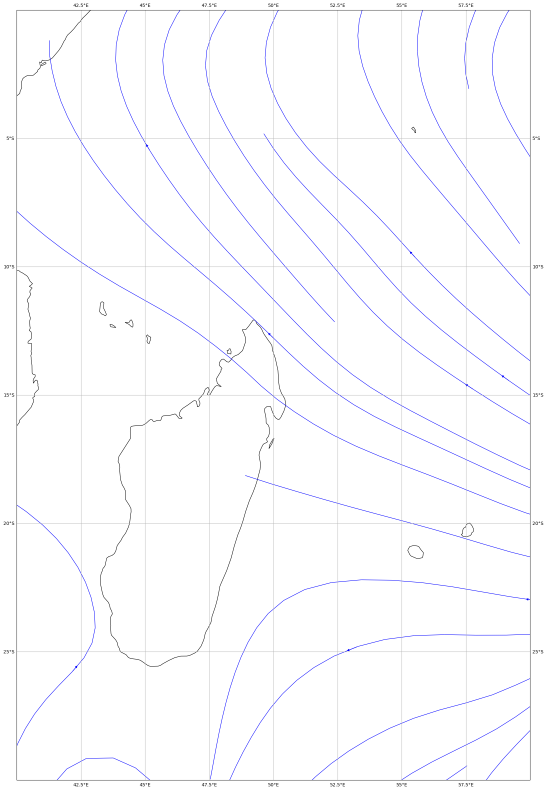
#> input picture Images/quiver_streamline/Streamline_Fig0.png, 1640 x 2371 px (shown at 1/3 size); its folder holds 4 pictures in this run
$ jupyter execute --allow-errors StreamLine.ipynb
#> lines starting #> are read from the running program, lines starting #| are printed output that depends on the picture
[cell 1]
import pandas as pd;
import numpy as np;
import matplotlib.pyplot as plt;
import glob;
import cartopy.crs as ccrs
import re
from matplotlib.animation import FuncAnimation
from PIL import Image
BAD_FLAG = -1.e+34

[cell 2]
files_zonal = ['./Data/Zonal/May30-2013Z.txt','./Data/Zonal/Jun30-2013Z.txt','./Data/Zonal/Jul15-2013Z.txt','./Data/Zonal/Jul31-2013Z.txt','./Data/Zonal/Aug31-2013Z.txt']
files_meridonal = ['./Data/Meridonal/May30-2013M.txt','./Data/Meridonal/Jun30-2013M.txt', './Data/Meridonal/Jul15-2013M.txt', './Data/Meridonal/Jul31-2013M.txt',  './Data/Meridonal/Aug31-2013M.txt']
df_list_M = []
df_list_Z = []
print(files_zonal)
print(files_meridonal)

[cell 3]
def read_dataset(name):

    f = open(name)
    lines = f.readlines()
    lines = lines[7:]

    splitted_dict = {}

    for i in lines:
        i = i.strip()
        line = re.split(r'[\t\n]',i)
        # print(line)
        if (line[-1].find("** line too long **") or line[-1] == "** line too long **"):
            line.pop()

        temp = []
        for j in range(1, len(line)):
            if float(line[j]) == BAD_FLAG:
                temp.append(0)
            else:
                temp.append(float(line[j]))

        splitted_dict[line[0]] = temp

    rain = []
    for i in splitted_dict.keys():
        temp = []
        j = 0
        while (j<len(splitted_dict[i])):
            temp.append(splitted_dict[i][j])
            j+=1
        while (j<720):
            temp.append(0)
            j+=1
        rain.append(temp)

    if len(lines)<360:
        for i in range(0,360-len(lines)):
            temp = [0]*720
            rain.append(temp)

    rain = np.array(rain)
    return rain

#> (a cell that did not finish here is left out)

#> (a cell that did not finish here is left out)

#> (a cell that did not finish here is left out)

[cell 7]
i=0
#> (the rest of this cell did not finish here and is left out)

[cell 8]
files = glob.glob("../Images/quiver_streamline/Streamline*.png")
files.sort()
print(files)
image_array = []
for my_file in files:

    image = Image.open(my_file)
#> image is the input picture: PIL image 1640x2371 RGBA; mean R, G, B, A 251.5, 251.5, 253.3, 255
    image_array.append(image)

# print('image_arrays shape:', np.array(image_array).shape)


fig, ax = plt.subplots()
ax.axis('off')  # Hide the axis
ax.set_frame_on(False)
# Set the initial image
im = ax.imshow(image_array[0],animated=True)

[cell 9]
def update(i):
    im.set_array(image_array[i])
    return im,

[cell 10]
animation_fig = FuncAnimation(fig, update, frames=len(image_array), interval=200, blit=True,repeat_delay=10,)

# Show the animation
plt.show()
animation_fig.save("../Images/quiver_streamline/animated_streamline.gif")
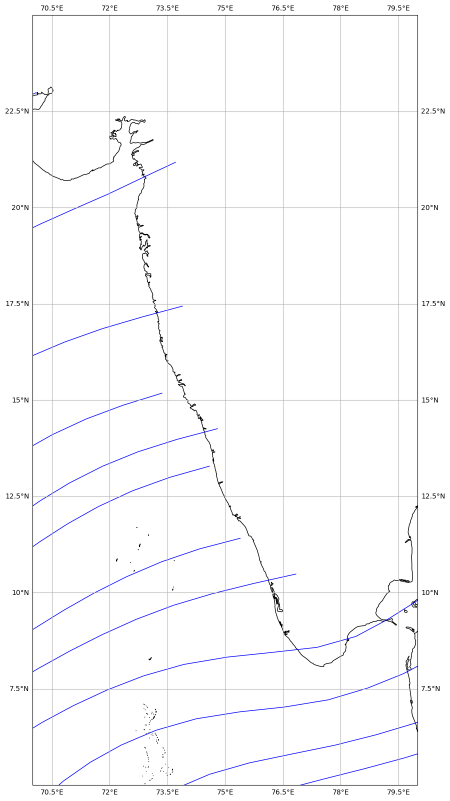
#> shown: shape (1601, 900, 4) (shown at 1/2 size); mean R, G, B, A 250.3, 250.3, 251.6, 255
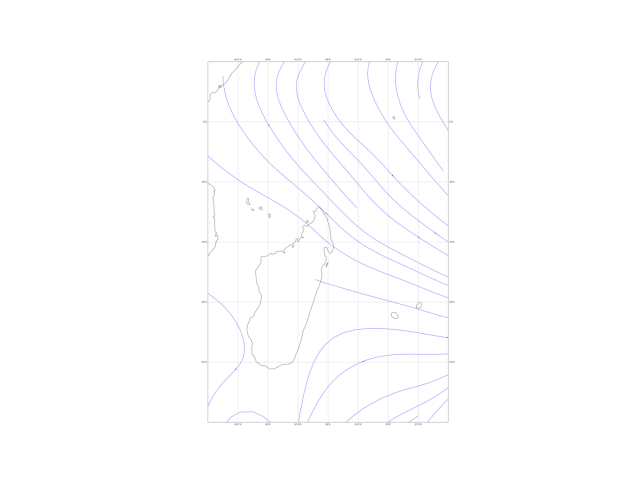
#> saved as animated_streamline.gif: PIL image 640x480 RGBA; mean R, G, B, A 253.9, 253.9, 254.5, 255
